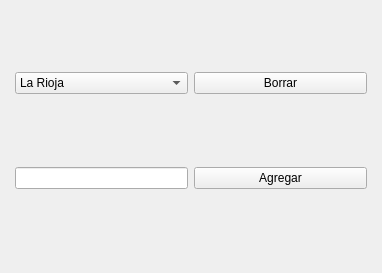
<?xml version="1.0" encoding="UTF-8"?>
<ui version="4.0">
 <class>MainWindow</class>
 <widget class="QMainWindow" name="MainWindow">
  <property name="geometry">
   <rect>
    <x>0</x>
    <y>0</y>
    <width>382</width>
    <height>273</height>
   </rect>
  </property>
  <property name="windowTitle">
   <string>MainWindow</string>
  </property>
  <widget class="QWidget" name="centralwidget">
   <layout class="QVBoxLayout" name="verticalLayout">
    <property name="leftMargin">
     <number>15</number>
    </property>
    <property name="topMargin">
     <number>5</number>
    </property>
    <property name="rightMargin">
     <number>15</number>
    </property>
    <property name="bottomMargin">
     <number>15</number>
    </property>
    <item>
     <layout class="QHBoxLayout" name="horizontalLayout">
      <item>
       <widget class="QComboBox" name="comboBox">
        <item>
         <property name="text">
          <string>La Rioja</string>
         </property>
        </item>
        <item>
         <property name="text">
          <string>Catamarca</string>
         </property>
        </item>
       </widget>
      </item>
      <item>
       <widget class="QPushButton" name="btnRemove">
        <property name="text">
         <string>Borrar</string>
        </property>
       </widget>
      </item>
     </layout>
    </item>
    <item>
     <layout class="QHBoxLayout" name="horizontalLayout_2">
      <item>
       <widget class="QLineEdit" name="addText">
        <property name="sizePolicy">
         <sizepolicy hsizetype="Preferred" vsizetype="Fixed">
          <horstretch>0</horstretch>
          <verstretch>0</verstretch>
         </sizepolicy>
        </property>
       </widget>
      </item>
      <item>
       <widget class="QPushButton" name="btnAdd">
        <property name="text">
         <string>Agregar</string>
        </property>
       </widget>
      </item>
     </layout>
    </item>
   </layout>
  </widget>
 </widget>
 <resources/>
 <connections/>
</ui>
